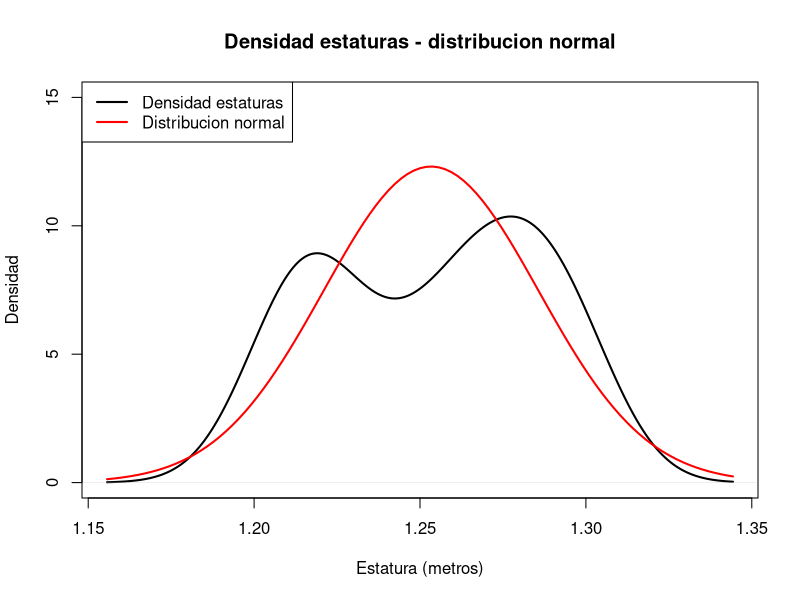
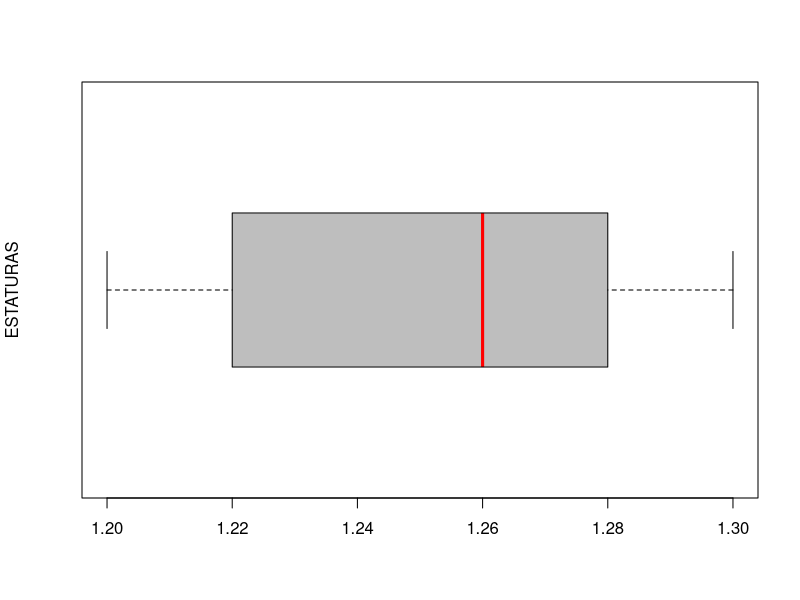
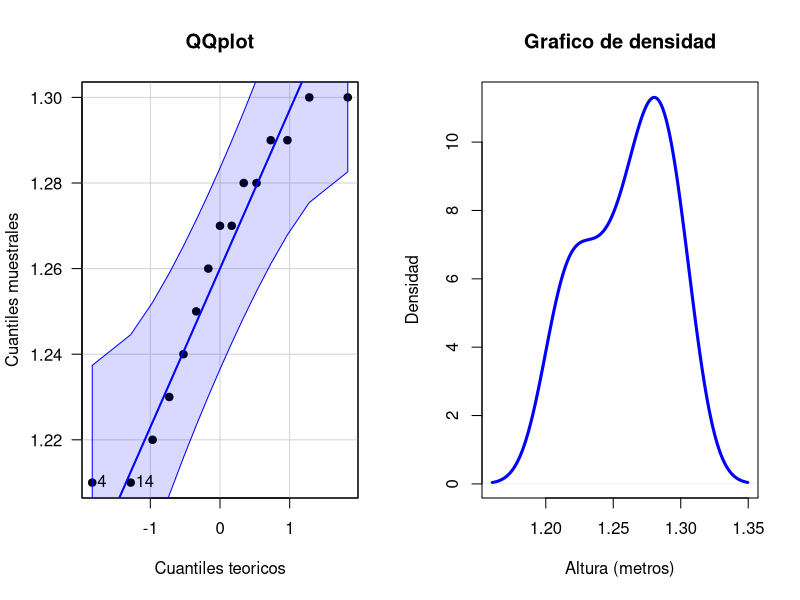
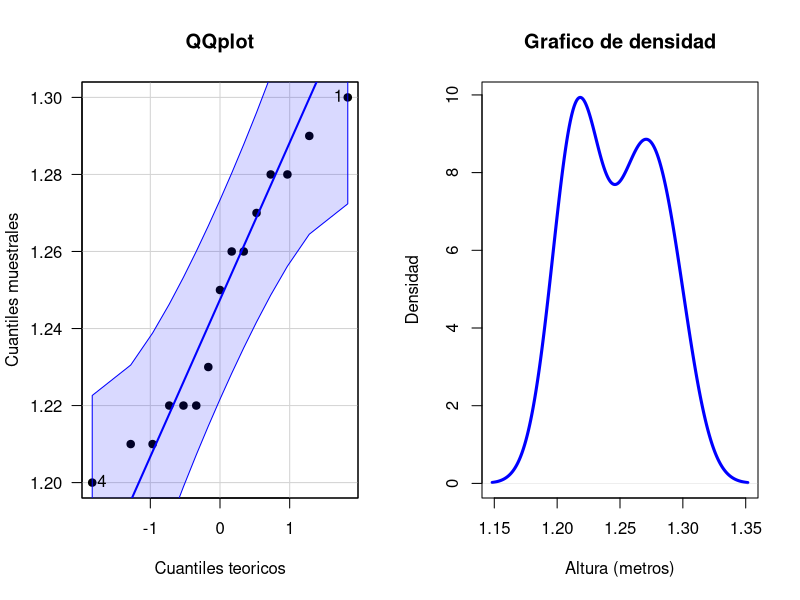
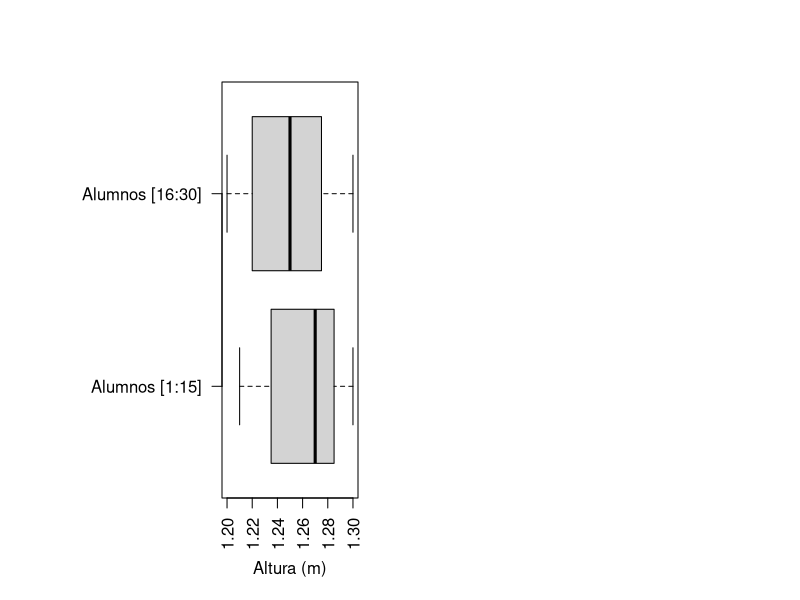

The R source for these figures, in order:
# Script apartados Estadistica
# Author: Alberto Fernandez Hernandez
datos.estatura <- data.frame(alumnos = c("Alumno1", "Alumno2", "Alumno3", "Alumno4", "Alumno5",
                                         "Alumno6", "Alumno7", "Alumno8", "Alumno9", "Alumno10",
                                         "Alumno11", "Alumno12", "Alumno13", "Alumno14", "Alumno15", 
                                         "Alumno16", "Alumno17", "Alumno18", "Alumno19", "Alumno20",
                                         "Alumno21", "Alumno22", "Alumno23", "Alumno24", "Alumno25", 
                                         "Alumno26", "Alumno27", "Alumno28", "Alumno29", "Alumno30"),
                             estatura = c(1.25, 1.28, 1.27, 1.21, 1.22, 1.29, 1.30, 1.24, 1.27, 1.29,
                                          1.23, 1.26, 1.30, 1.21, 1.28, 1.30, 1.22, 1.25, 1.20, 1.28,
                                          1.21, 1.29, 1.26, 1.22, 1.28, 1.27, 1.26, 1.23, 1.22, 1.21))

# apartado a)
# Medidas de posicion central
# Media artimetica
media.aritmetica <- mean(datos.estatura[, "estatura"])
media.aritmetica

# Media geometrica
# Podemos ver que la Media geometrica es ligeramente inferior a la aritmetica
media.geometrica <- Reduce(prod, datos.estatura["estatura"], init = 1) ** (1/nrow(datos.estatura))
media.geometrica

# Mediana
mediana <- median(datos.estatura[, "estatura"])
mediana

# Moda
frecuencias.estaturas <- as.data.frame(table(Estatura = datos.estatura[, "estatura"]))
frecuencias.estaturas[, "Estatura"] <- as.numeric(levels(frecuencias.estaturas[, "Estatura"]))
frecuencias.estaturas <- frecuencias.estaturas[order(-frecuencias.estaturas[, "Freq"]),]
moda <- as.double(frecuencias.estaturas[which(frecuencias.estaturas[, "Freq"] == max(frecuencias.estaturas[, "Freq"])), "Estatura"])
moda

# Medidas de dispersion

# Rango
# Range devuelve los valores maximo y minimo, NO el rango
range(datos.estatura[, "estatura"])
rango <- diff(range(datos.estatura[, "estatura"]))
rango

# Cuasi-varianza
var(datos.estatura[, "estatura"])

# Varianza
varianza <- var(datos.estatura[, "estatura"]) * ((nrow(datos.estatura) - 1 )/ nrow(datos.estatura))
varianza

# Desviacion tipica obtenida a partir de la cuasi-varianza
sd(datos.estatura[, "estatura"])

# Desviacion tipica obtenida a partir de la varianza
desv.tipica <- sd(datos.estatura[, "estatura"]) * sqrt((nrow(datos.estatura) - 1 )/ nrow(datos.estatura))
desv.tipica

# Comparacion del grafico de densidad con una distribucion normal
# con la media y desviacion estandar obtenidas anteriormente
plot(density(datos.estatura[, "estatura"]), type = 'l', ylim = c(0,15),
     lwd = 2, xlab = "Estatura (metros)", ylab = "Densidad",
     main = "Densidad estaturas - distribucion normal")
curve(dnorm(x, mean = media.aritmetica, sd = sd(datos.estatura[, "estatura"])), 
      col = 'red', lwd = 2, type = 'l', add = TRUE)
legend("topleft", legend = c("Densidad estaturas", "Distribucion normal"), 
       col = c("black", "red"), lty = 1, lwd = 2)

# Diagrama de caja y bigotes
boxplot(datos.estatura[, "estatura"], medcol = "red", 
        col = "grey", las = 1, ylab = "ESTATURAS", horizontal = TRUE)

# Mediante la funcion summary mostramos los valores de los cuartiles
summary(datos.estatura[, "estatura"])

# Coeficiente de variacion de Pearson
coef.var.pearson <- desv.tipica / media.aritmetica
coef.var.pearson


# apartado b)
datos.estatura.peso <- data.frame(alumnos = c("Alumno1", "Alumno2", "Alumno3", "Alumno4", "Alumno5",
                                         "Alumno6", "Alumno7", "Alumno8", "Alumno9", "Alumno10",
                                         "Alumno11", "Alumno12", "Alumno13", "Alumno14", "Alumno15", 
                                         "Alumno16", "Alumno17", "Alumno18", "Alumno19", "Alumno20",
                                         "Alumno21", "Alumno22", "Alumno23", "Alumno24", "Alumno25", 
                                         "Alumno26", "Alumno27", "Alumno28", "Alumno29", "Alumno30"),
                             estatura = c(1.25, 1.28, 1.27, 1.21, 1.22, 1.29, 1.30, 1.24, 1.27,
                                          1.29, 1.25, 1.28, 1.27, 1.21, 1.22, 1.29, 1.30, 1.24,
                                          1.27, 1.29, 1.25, 1.28, 1.27, 1.21, 1.22, 1.29, 1.30,
                                          1.24, 1.27, 1.29),
                             peso = c(32, 33, 31, 34, 32, 31, 34, 32, 32, 35, 31, 35, 34, 33, 33, 31,
                                      35, 32, 31, 33, 33, 32, 34, 34, 35, 31, 34, 33, 35, 34))


# Tabla de correspondencias
# Mediante la funcion cut() dividimos el rango de cada columna en un vector de longitud 4
breaks <- as.vector(quantile(datos.estatura.peso[, "estatura"]))
intervalo.estatura <- cut(datos.estatura.peso[, "estatura"], breaks = breaks, include.lowest = TRUE, right = FALSE)
intervalo.peso <- cut(datos.estatura.peso[, "peso"], breaks = 4, include.lowest = TRUE, right = FALSE)

df.intervalos <- data.frame(estatura = intervalo.estatura, 
                            peso = intervalo.peso)
tabla.correspondencias <- table(df.intervalos[, "estatura"], df.intervalos[, "peso"])
tabla.correspondencias

# Calculamos, de forma adicional, las frecuencias marginales tanto de estatura como peso
tabla.correspondencias <- rbind(tabla.correspondencias, apply(tabla.correspondencias, 2, sum))
tabla.correspondencias <- cbind(tabla.correspondencias, apply(tabla.correspondencias, 1, sum))
tabla.correspondencias

# Ejercicio 2
datos.estatura.primeros.15 <- datos.estatura[1:15,]
datos.estatura.ultimos.15 <- datos.estatura[16:30,]

library(car)
# Lo primero de este ejercicio sera comprobar si ambas muestras siguen una distribucion normal, es decir,
# realizar la prueba de normalidad. Una primera aproximacion es de forma grafica, es decir, por medio de
# un grafico q-q y graficos de densidad
mostrar_graficos <- function(datos, columna) {
  par(mfrow = c(1,2))
  qqPlot(datos[, columna], pch=19, las=1, main='QQplot',
        xlab='Cuantiles teoricos', ylab='Cuantiles muestrales')
  plot(density(datos[, columna]), lwd = 3, col = 'blue',
       xlab = 'Altura (metros)', ylab = 'Densidad',
       main = 'Grafico de densidad')
}

# Primeros 15 datos
mostrar_graficos(datos.estatura.primeros.15, "estatura")

# Ultimos 15 datos
mostrar_graficos(datos.estatura.ultimos.15, "estatura")

# Por otro lado, dado que el tamano de cada muestra no supera los 50 elementos, utilizaremos de forma adicional
# el test Shapiro-Wilk en lugar de Kolmogorov-Smirnov
# Primeros 15 datos
shapiro.test(datos.estatura.primeros.15[, "estatura"])

# Ultimos 15 datos
shapiro.test(datos.estatura.ultimos.15[, "estatura"])

# Para contrastar la hipotesis de que ambas varianzas son iguales, podemos hacer una funcion propia...
contrastar.varianzas <- function(x, y, columna, confianza) {
  n.1 <- nrow(x)
  n.2 <- nrow(y)
  var.1 <- var(x[, columna]) * ((n.1 - 1 )/ n.1)
  var.2 <- var(y[, columna]) * ((n.2 - 1 )/ n.2)
  cociente.var <- min(var.1, var.2) / max(var.1, var.2)
  lim.inf <- cociente.var * (1 / qf(1- (1 - confianza) / 2, df1 = n.1 - 1, df2 = n.2 - 1))
  lim.sup <- cociente.var * (1 / qf((1 - confianza) / 2, df1 = n.1 - 1, df2 = n.2 - 1))
  c(lim.inf, lim.sup)
}
contrastar.varianzas(datos.estatura.primeros.15, datos.estatura.ultimos.15, "estatura", 0.95)

# ... o bien utilizar la funcion var.test de R
var.test(datos.estatura.primeros.15[, "estatura"], datos.estatura.ultimos.15[, "estatura"])

# Si establecemos el intervalo de confianza a un 70 %...
var.test(datos.estatura.primeros.15[, "estatura"], datos.estatura.ultimos.15[, "estatura"], conf.level = 0.70)

# Si asumo que ambas varianzas son iguales...
intervalo_confianza <- function(x, y, columna, confianza) {
  n.1 <- nrow(x)
  n.2 <- nrow(y)
  var.1 <- var(x[, columna]) * ((n.1 - 1 )/ n.1)
  var.2 <- var(y[, columna]) * ((n.2 - 1 )/ n.2)
  media.1 <- mean(x[, columna])
  media.2 <- mean(y[, columna])
  aux <- abs(qt(c((1 - confianza) / 2), df = n.1 + n.2 - 2)) * 
          sqrt((n.1 * var.1 + n.2 * var.2) *
          (1/n.1 + 1/n.2))/sqrt(n.1 + n.2 - 2)
  c(media.1 - media.2 + aux, media.1 - media.2 - aux)
}
intervalo_confianza(datos.estatura.primeros.15, datos.estatura.ultimos.15, "estatura", 0.95)

# Una posible alternativa es emplear la funcion t.test...
# Por defecto, conf.level esta a 0.95
t.test(datos.estatura.primeros.15[, "estatura"], datos.estatura.ultimos.15[, "estatura"], var.equal = TRUE, conf.level = 0.95)

# Podemos incluso observarlo de forma grafica a traves de un diagrama de caja y bigotes
par(xpd = TRUE, mar = par()$mar + c(0,7,0,0))
boxplot(datos.estatura.primeros.15[, "estatura"], datos.estatura.ultimos.15[, "estatura"], 
        names = c("Alumnos [1:15]", "Alumnos [16:30]"), 
        xlab = "Altura (m)",
        las = 2, horizontal = TRUE)

# Contraste de hipotesis (varianzas desconocidas pero iguales)
contrastar_hipotesis <- function(x, y, columna, confianza) {
  n.1 <- nrow(x)
  n.2 <- nrow(y)
  var.1 <- var(x[, columna]) * ((n.1 - 1 )/ n.1)
  var.2 <- var(y[, columna]) * ((n.2 - 1 )/ n.2)
  media.1 <- mean(x[, columna])
  media.2 <- mean(y[, columna])
  s.c <- (n.1 * var.1 + n.2 * var.2) / (n.1 + n.2 - 2)
  t <- (media.1 - media.2) / sqrt(s.c *  (1/n.1 + 1/n.2))
  t.student <-  abs(qt(c((1 - confianza) / 2), df = n.1 + n.2 - 2))
  data.frame("T" = t, "t.Student" = t.student)
}
contrastar_hipotesis(datos.estatura.primeros.15, datos.estatura.ultimos.15, "estatura", 0.95)
